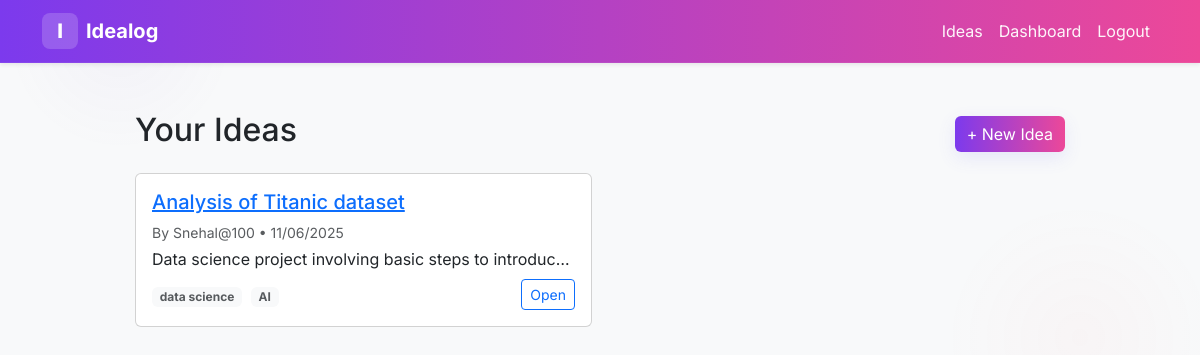
The page /ideas/ (signed in) on the database its author committed.
### ideas/models.py (models this page shows, shortened)
class Idea(models.Model):
    STATUS_CHOICES = [
        ('pending', 'Pending'),
        ('approved', 'Approved'),
        ('rejected', 'Rejected'),
    ]
    title = models.CharField(max_length=200)
    description = models.TextField()
    status = models.CharField(choices=STATUS_CHOICES, default='pending', max_length=20)
    created_at = models.DateTimeField(auto_now_add=True)
    created_by = models.ForeignKey(settings.AUTH_USER_MODEL, on_delete=models.CASCADE, related_name='ideas')
    collaborators = models.ManyToManyField(settings.AUTH_USER_MODEL, blank=True, related_name='collaborations')
    tags = models.CharField(blank=True, max_length=200)

### ideas/views.py (the view)
# urls.py: path('', views.idea_list, name='idea_list'),
@login_required
def idea_list(request):
    ideas = Idea.objects.filter(created_by=request.user)
    return render(request, 'ideas/idea_list.html', {'ideas': ideas})

### ideas/templatetags/idea_tags.py (called while the page is built)
@register.filter
def split_tags(value, sep=','):
    if not value:
        return []
    try:
        parts = [p.strip() for p in value.split(sep) if p.strip()]
        return parts
    except Exception:
        return []

### templates/ideas/idea_list.html
{% extends 'base.html' %}
{% load idea_tags %}
{% block content %}
  <div class="col-md-10 mx-auto">
    <div class="d-flex justify-content-between align-items-center mb-3">
      <h2>Your Ideas</h2>
      <a class="btn btn-primary btn-animated" href="{% url 'ideas:idea_create' %}">+ New Idea</a>
    </div>
    {% if ideas %}
      <div class="row g-3">
        {% for idea in ideas %}
          <div class="col-md-6" data-aos="zoom-in">
            <div class="card p-3 h-100">
              <h5><a href="{% url 'ideas:idea_detail' idea.pk %}">{{ idea.title }}</a></h5>
              <p class="mb-1 text-muted small">By {{ idea.created_by.username }} • {{ idea.created_at|date:"SHORT_DATE_FORMAT" }}</p>
              <p class="mb-2 text-truncate">{{ idea.description }}</p>
              <div class="d-flex justify-content-between align-items-center">
                <div>
                  {% if idea.tags %}
                    {% for tag in idea.tags|split_tags %}
                      <span class="badge bg-light text-muted me-1">{{ tag }}</span>
                    {% endfor %}
                  {% endif %}
                </div>
                <div>
                  <a class="btn btn-sm btn-outline-primary" href="{% url 'ideas:idea_detail' idea.pk %}">Open</a>
                </div>
              </div>
            </div>
          </div>
        {% endfor %}
      </div>
    {% else %}
      <p>You haven't submitted any ideas yet.</p>
    {% endif %}
  </div>
{% endblock %}

### static/css/site.css (style rules this page uses)
:root { --brand-start: #6f42c1; --brand-end: #ff6b6b; --muted: #6c757d; --bg-soft: #f6f7fb; }
body { font-family: 'Inter', system-ui, -apple-system, 'Segoe UI', Roboto, 'Helvetica Neue', Arial;background: radial-gradient(circle at 10% 10%, rgba(111,66,193,0.04), transparent 10%), radial-gradient(circle at 90% 90%, rgba(255,107,107,0.03), transparent 12%), var(--bg-soft); }
.btn-animated { box-shadow:0 8px 26px rgba(111,66,193,0.12);transition:transform .18s ease, box-shadow .18s ease }
.btn-animated { background: linear-gradient(90deg, var(--brand-start), var(--brand-end)); border: none; color: #fff; box-shadow: 0 6px 18px rgba(99,102,241,0.12); transition: transform .18s ease, box-shadow .18s ease; }
:root { --brand-start: #7c3aed; --brand-end: #ec4899; }
.btn-animated { transition: transform .18s cubic-bezier(.2,.9,.2,1), box-shadow .18s ease, opacity .12s ease }

### rows shown on the page
Idea: title "Analysis of Titanic dataset", created_by.username "Snehal@100", created_at "11/06/2025", description "Data science project involving basic steps to introduc…", tags "data science" "AI"
